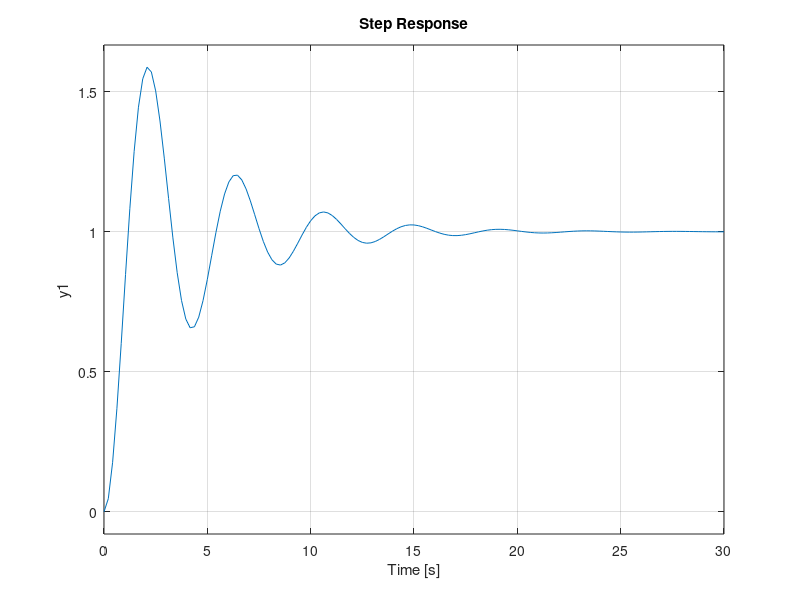

MATLAB code for this plot: (Note: this script raises an error after producing the figure.)
close all; 
clc, clear

OFFSET = 2;

transfer_fnc = tf(2.25,[1 0.5 2.25])         % define closed-loop transfer fn 
% 'Response Characteristics'
P=pole(transfer_fnc)                 % find closed-loop poles
Pre = abs(real(P(1)));                % find real part of pole
Pim = abs(imag(P(1)));            % find imag part of pole
frequency_wn = sqrt(Pre*Pre+Pim*Pim)       % calc natural frequency 
damping_ratio=(Pre/frequency_wn)         % calc damping ratio
overshoot_prct = (exp(-1*Pre*pi/Pim))*100   % calc percent overshoot

peak_time=pi/Pim           % calc peak time 
Ts=4/Pre       % calc settling time  (0.02 indicator) 

%--------------------------------------------------------------------
% Plot step response of T(s) using Matlab STEP function
step(transfer_fnc)  %PLOTING
%-------------------------------------------------------------------
% Plot step response using derived (part B) expression for C(t)
t=[0.1:0.01:25];         % define time domain

for x=1:length(t)                   % calc c(t) for each t
    c(x)=1-1.01418*(cos(1.47902*t(x)-(9.59*pi/180)))*(exp((-0.25)*t(x)));
end


syms s
fun_anl= ilaplace(2.25 / (s^2 + 0.5*s + 2.25) * (1/s))
for ii=1:length(t)                   % calc c(t) for each t
    c2(ii) = 1 - exp(-t(ii)/4)*(cos((35^(1/2)*t(ii))/4) + (35^(1/2)*sin((35^(1/2)*t(ii))/4))/35);
end


% I funkcijas galime sudet situs
peak_value = t(1);
for ii = 1:length(c)
    if peak_time >= t(ii)                  %CAN CHANGE
        peak_value = c(ii);
    end
end
peak_value


reaction_time = 0;
reaction_time_str = 0;
reaction_time_plot = 0;
reaction_value = 0;
last_value = c(length(c));
for ii = 1:length(c)
    if (0 == reaction_time_str) && (c(ii) > 0.1 * last_value)                  %CAN CHANGE
        reaction_time_str = t(ii);
    elseif (c(ii) >= 0.9 * last_value)
        reaction_value = c(ii)
        reaction_time = t(ii) - reaction_time_str
        reaction_time_plot = t(ii)
        break; %found reaction time
    end
end


settling_value = 0;
for ii = 1:length(c)
    if  t(ii) >= Ts
        settling_value = c(ii);
        break;
    end
end
 

grid on;
figure(2) ;              % open new plotting window
plot(t,c)        % plot c(t)
hold on;
title('Analitic model function')


plot(reaction_time_plot, reaction_value, 'o'); %ADD  COLOR
% description = 'Reaction time: ' + num2str(reaction_time_plot) + 'in s';
description = sprintf("Reaction time: %0.3f", reaction_time);
text(reaction_time_plot + OFFSET, reaction_value, description);

plot(peak_time, peak_value, 'o'); % Mp
description = sprintf("Peak ampl: %0.2f Peak time: %0.3f s; Overshoot: %2.2f  ", peak_value, peak_time, overshoot_prct);
text(peak_time + OFFSET, peak_value, description);

plot(Ts, settling_value, 'o'); %  setting time ts
description = sprintf("End of porcess time: %0.2f  ", Ts);
text(Ts + OFFSET, settling_value, description);


figure(3);               % open new plotting window
plot(t, c, t, c2);       % plot c(t)
title('Two functions');
ylabel('Amplitude');
xlabel('Time, s');
legend('MATLAB', 'Analytical')

error_tr = abs(c2-c);
figure(4);
plot(t, error_tr);
title('Error beteen Matlab and analytical models');
ylabel('Absolute error');
xlabel('Time, s'); 

